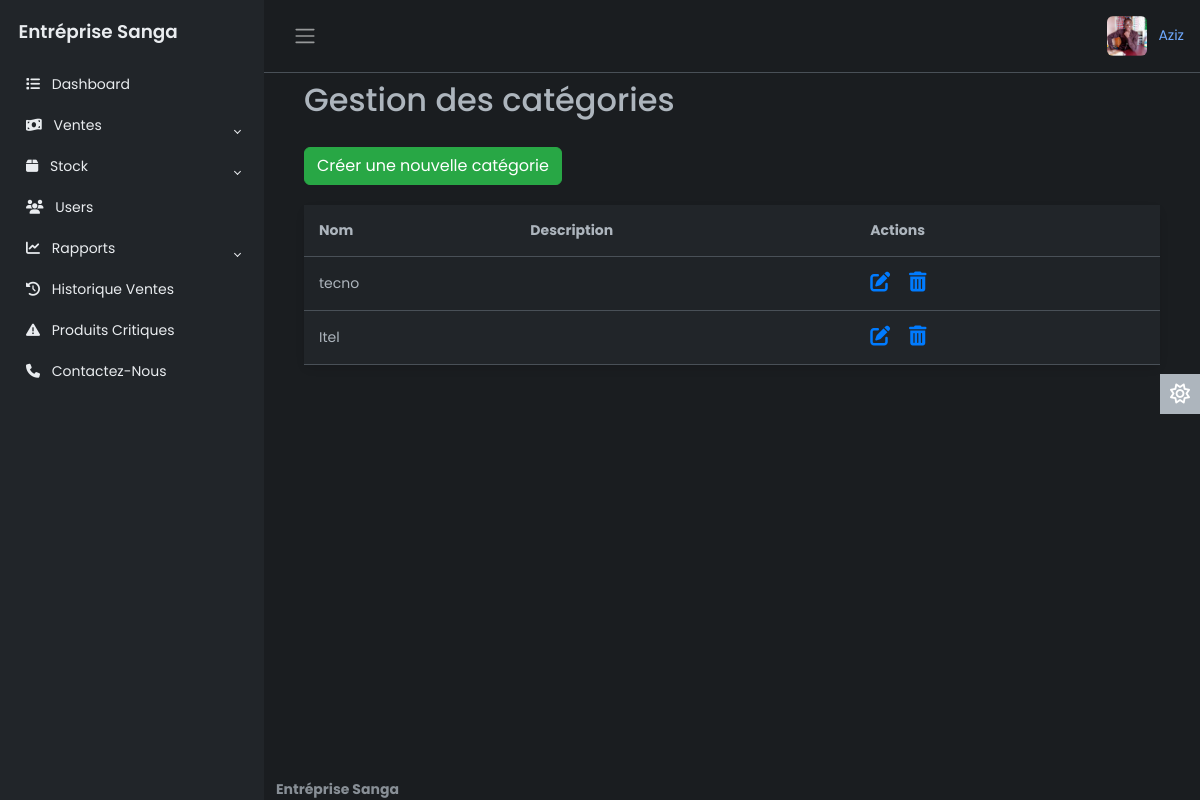
The app's page /categories/ (signed in) with its own data.
### AuthentificationApp/models.py (models this page shows, shortened)
class Utilisateur(AbstractUser):
    boutique = models.ForeignKey('Boutique', on_delete=models.CASCADE, null=True, blank=True)
    telephone = models.CharField(max_length=15)
    role = models.CharField(max_length=20, choices=[('admin', 'Admin'), ('employe', 'Employé')])
    statut = models.CharField(max_length=10, choices=[('actif', 'Actif'), ('inactif', 'Inactif')])
    date_de_connexion = models.DateTimeField(null=True, blank=True)
    groups = models.ManyToManyField(
        'auth.Group',
        related_name='utilisateur_groups',  # Ajouter un related_name unique
        blank=True
    )
    user_permissions = models.ManyToManyField(
        'auth.Permission',
        related_name='utilisateur_permissions',  # Ajouter un related_name unique
        blank=True
    )

class CategorieProduit(models.Model):
    nom = models.CharField(max_length=100)
    description = models.TextField(null=True, blank=True)

### AuthentificationApp/views.py (the view, shortened to what this page needs)
# urls.py: path('categories/', views.category_management, name='category_management'),
def category_management(request):
    categories = CategorieProduit.objects.all()
    form = CategorieForm()
    return render(request, 'category.html', {
        'categories': categories,
        'form': form,
    })

### AuthentificationApp/context_processors.py (called while the page is built)
def produits_critiques_count(request):
    nombre_produits_critiques = Produit.objects.filter(quantite_stock__lte=F('seuil_critique')).count()
    return {'nombre_produits_critiques': nombre_produits_critiques}

### AuthentificationApp/templates/category.html (shortened to what this page needs)
{% extends 'base.html' %}
{% load static %}
{% block css %}
<link rel="stylesheet" href="{% static 'css/category.css' %}">
{% endblock %}
{% block content %}
<div class="container">
    <h2>Gestion des catégories</h2>
<button class="btn btn-success" onclick="toggleCreateCategory()">Créer une nouvelle catégorie</button>
    <table class="table table-striped">
        <thead>
            <tr>
                <th>Nom</th>
                <th>Description</th>
                <th>Actions</th>
            </tr>
        </thead>
        <tbody>
            {% for category in categories %}
            <tr>
                <td>{{ category.nom }}</td>
                <td>{{ category.description }}</td>
                <td>
                    <i class="fas fa-edit" style="cursor:pointer;" onclick="editCategory({{ category.id }}, '{{ category.nom }}', '{{ category.description }}')"></i>
                    <form method="POST" action="{% url 'delete_category' category.id %}" style="display:inline-block;">
                        <i class="fas fa-trash-alt" style="cursor:pointer;" onclick="this.closest('form').submit();"></i>
                    </form>
                </td>
            </tr>
            {% endfor %}
        </tbody>
    </table>
</div>
{% endblock %}

### AuthentificationApp/templates/base.html (shortened to what this page needs)
{% load static %}
<!DOCTYPE html>
<html lang="en" data-bs-theme="dark">
<head>
    <link rel="stylesheet" href="https://cdnjs.cloudflare.com/ajax/libs/font-awesome/6.0.0-beta3/css/all.min.css">
    <link rel="stylesheet" href="https://cdn.jsdelivr.net/npm/bootstrap@5.3.0-alpha2/dist/css/bootstrap.min.css">
    <link rel="stylesheet" href="{% static 'css/styles.css' %}">
    {% block css %}
    {% endblock %}
</head>
<body>
    <div class="wrapper">
        <aside id="sidebar" class="js-sidebar">
            <div class="h-100">
                <div class="sidebar-logo">
                    <a href="#">Entréprise Sanga</a>
                </div>
                <ul class="sidebar-nav">
                    <li class="sidebar-item">
                        <a href="{% url 'home' %}" class="sidebar-link">
                            <i class="fa-solid fa-list pe-2"></i>
                            Dashboard
                        </a>
                    </li>
                    <li class="sidebar-item">
                        <a href="#" class="sidebar-link collapsed" data-bs-target="#sales" data-bs-toggle="collapse"
                            aria-expanded="false">
                            <i class="fa-solid fa-money-bill-wave pe-2"></i>
                            Ventes
                        </a>
                    </li>
                    {% if user.is_authenticated and user.role == 'admin' %}
                        <li class="sidebar-item">
                            <a href="#" class="sidebar-link collapsed" data-bs-target="#stock" data-bs-toggle="collapse"
                                aria-expanded="false">
                                <i class="fa-solid fa-box pe-2"></i>
                                Stock
                            </a>
                        </li>
                        <li class="sidebar-item">
                            <a href="{% url 'user_management' %}" class="sidebar-link">
                                <i class="fa-solid fa-users pe-2"></i>
                                Users
                            </a>
                        </li>
                        <li class="sidebar-item">
                            <a href="#" class="sidebar-link collapsed" data-bs-target="#reports" data-bs-toggle="collapse"
                                aria-expanded="false">
                                <i class="fa-solid fa-chart-line pe-2"></i>
                                Rapports
                            </a>
                        </li>
                        <li class="sidebar-item">
                            <a href="{% url 'historique' %}" class="sidebar-link">
                                <i class="fa-solid fa-history pe-2"></i>
                                Historique Ventes
                            </a>
                        </li>
                    {% endif %}
                    <li class="sidebar-item">
                            <a href="{% url 'produits_critiques' %}" class="sidebar-link">
                                <i class="fa-solid fa-exclamation-triangle pe-2"></i>
                                Produits Critiques
                            </a>
                    </li>
                    <li class="sidebar-item">
                        <a href="{% url 'about_us' %}" class="sidebar-link">
                            <i class="fa-solid fa-phone pe-2"></i>
                            Contactez-Nous
                        </a>
                    </li>
                </ul>
            </div>
        </aside>
        <div class="main">
            <nav class="navbar navbar-expand px-3 border-bottom">
                <button class="btn" id="sidebar-toggle" type="button">
                    <span class="navbar-toggler-icon"></span>
                </button>
                <div class="navbar-collapse navbar">
                    <ul class="navbar-nav">
                        <li class="nav-item dropdown">
                            <a href="#" data-bs-toggle="dropdown" class="nav-icon pe-md-0">
                                <img src="{% static 'images/Aziz.jpeg' %}" class="avatar img-fluid rounded" alt="Profile Image">
                                <span class="ms-2">{{ user.username }}</span>
                            </a>
                        </li>
                    </ul>
                </div>
            </nav>
            <main class="content px-3 py-2">
                <div class="container-fluid">
                    {% block content %}
                    {% endblock %}
                </div>
            </main>
            <a href="#" class="theme-toggle">
                <i class="fa-regular fa-sun"></i>
            </a>
            <footer class="footer">
                <div class="container-fluid">
                    <div class="row text-muted">
                        <div class="col-6 text-start">
                            <p class="mb-0">
                                <a href="#" class="text-muted">
                                    <strong>Entréprise Sanga</strong>
                                </a>
                            </p>
                        </div>
                    </div>
                </div>
            </footer>
        </div>
    </div>
</body>
</html>

### AuthentificationApp/static/css/styles.css (style rules this page uses)
body { font-family: 'Poppins', sans-serif; font-size: 0.875rem; opacity: 1; overflow-y: scroll; margin: 0; }
a { cursor: pointer; text-decoration: none; font-family: 'Poppins', sans-serif; }
li { list-style: none; }
.wrapper { align-items: stretch; display: flex; width: 100%; }
#sidebar { max-width: 264px; min-width: 264px; background: var(--bs-dark); transition: all 0.35s ease-in-out; }
.main { display: flex; flex-direction: column; min-height: 100vh; min-width: 0; overflow: hidden; transition: all 0.35s ease-in-out; width: 100%; background: var(--bs-dark-bg-subtle); }
.sidebar-logo { padding: 1.15rem; }
.sidebar-logo a { color: #e9ecef; font-size: 1.15rem; font-weight: 600; }
.sidebar-nav { list-style: none; margin-bottom: 0; padding-left: 0; margin-left: 0; }
a.sidebar-link { padding: .625rem 1.625rem; color: #e9ecef; position: relative; display: block; font-size: 0.875rem; }
.sidebar-link[data-bs-toggle="collapse"]::after { border: solid; border-width: 0 .075rem .075rem 0; content: ""; display: inline-block; padding: 2px; position: absolute; right: 1.5rem; top: 1.4rem; transform: rotate(-135deg); transition: all .2s ease-out; }
.sidebar-link[data-bs-toggle="collapse"].collapsed::after { transform: rotate(45deg); transition: all .2s ease-out; }
.avatar { height: 40px; width: 40px; }
.navbar-expand .navbar-nav { margin-left: auto; }
.content { flex: 1; max-width: 100vw; width: 100vw; }
@media (min-width:768px) { .content { max-width: auto; width: auto; } }
.theme-toggle { position: fixed; top: 50%; transform: translateY(-65%); text-align: center; z-index: 10; right: 0; left: auto; border: none; background-color: var(--bs-body-color); }
html[data-bs-theme="dark"] .theme-toggle .fa-sun, html[data-bs-theme="light"] .theme-toggle .fa-moon { cursor: pointer; padding: 10px; display: block; font-size: 1.25rem; color: #FFF; }

### AuthentificationApp/static/css/category.css (style rules this page uses)
.fa-edit, .fa-trash-alt { font-size: 20px; color: #007bff; margin-right: 15px; transition: color 0.3s ease; }
.table { margin-top: 20px; background-color: #fff; border-radius: 8px; box-shadow: 0 4px 8px rgba(0, 0, 0, 0.1); }
.table th, .table td { padding: 15px; vertical-align: middle; text-align: left; }
.btn-success { background-color: #28a745; border-color: #28a745; color: #fff; margin-top: 20px; transition: background-color 0.3s ease; }

### records on screen
Utilisateur: username "Aziz"
CategorieProduit: nom "tecno"
CategorieProduit: nom "Itel"
